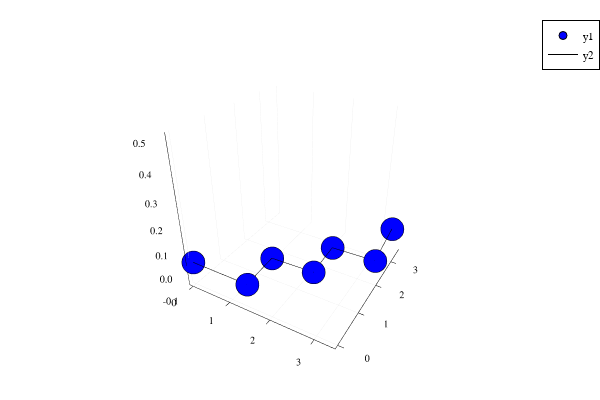

Notebook code cell kept with this figure:
### Code cell
Q = flatten(P)
plot(zlim=(-0.1,0.5))
plotChain!(Q,"blue")

### Figure 1 — Plotly figure (JSON) as saved in the notebook; plotly's stock layout.template omitted (floating-point values rounded to 4 significant figures)
{"data": [{"colorbar": {"title": {"text": ""}}, "legendgroup": "y1", "marker": {"color": "rgba(0, 0, 255, 1.000)", "line": {"color": "rgba(0, 0, 0, 1)", "width": 1}, "size": 8, "symbol": "circle"}, "mode": "markers", "name": "y1", "showlegend": true, "type": "scatter3d", "x": [0, 1.416, 1.379, 2.378, 2.341, 3.342, 3.241], "xaxis": "x", "y": [0, 0, 1.001, 1.038, 2.038, 2.073, 3.485], "yaxis": "y", "z": [0, 0, 0, 1.225e-16, -1.53e-19, 2.454e-16, -1.132e-16], "zmax": null, "zmin": null}, {"colorbar": {"title": {"text": ""}}, "legendgroup": "y2", "line": {"color": "rgba(0, 0, 0, 1)", "dash": "solid", "shape": "linear", "width": 1}, "mode": "lines", "name": "y2", "showlegend": true, "type": "scatter3d", "x": [0, 1.416, 1.379, 2.378, 2.341, 3.342, 3.241], "xaxis": "x", "y": [0, 0, 1.001, 1.038, 2.038, 2.073, 3.485], "yaxis": "y", "z": [0, 0, 0, 1.225e-16, -1.53e-19, 2.454e-16, -1.132e-16], "zmax": null, "zmin": null}], "layout": {"annotations": [], "height": 400, "legend": {"bgcolor": "rgba(255, 255, 255, 1.000)", "bordercolor": "rgba(0, 0, 0, 1)", "borderwidth": 1, "font": {"color": "rgba(0, 0, 0, 1)", "family": "sans-serif", "size": 11}, "tracegroupgap": 0, "traceorder": "normal", "x": 1, "xanchor": "auto", "y": 1, "yanchor": "auto"}, "margin": {"b": 20, "l": 0, "r": 0, "t": 20}, "paper_bgcolor": "rgba(255, 255, 255, 1.000)", "plot_bgcolor": "rgba(255, 255, 255, 1.000)", "scene": {"aspectmode": "auto", "aspectratio": {"x": 1, "y": 1, "z": 1}, "camera": {"eye": {"x": 1.126, "y": -1.95, "z": 1.3}}, "xaxis": {"anchor": "y1", "domain": [0.02138, 0.9934], "gridcolor": "rgba(0, 0, 0, 0.1)", "gridwidth": 0.5, "linecolor": "rgba(0, 0, 0, 1)", "mirror": false, "range": [-0.1003, 3.442], "showgrid": true, "showline": true, "showticklabels": true, "tickangle": 0, "tickcolor": "rgb(0, 0, 0)", "tickfont": {"color": "rgba(0, 0, 0, 1)", "family": "sans-serif", "size": 11}, "tickmode": "array", "ticks": "inside", "ticktext": ["0", "1", "2", "3"], "tickvals": [0, 1, 2, 3], "title": {"font": {"color": "rgba(0, 0, 0, 1)", "family": "sans-serif", "size": 15}, "text": ""}, "type": "linear", "visible": true, "zeroline": false, "zerolinecolor": "rgba(0, 0, 0, 1)"}, "yaxis": {"anchor": "x1", "domain": [0.03762, 0.9902], "gridcolor": "rgba(0, 0, 0, 0.1)", "gridwidth": 0.5, "linecolor": "rgba(0, 0, 0, 1)", "mirror": false, "range": [-0.1046, 3.59], "showgrid": true, "showline": true, "showticklabels": true, "tickangle": 0, "tickcolor": "rgb(0, 0, 0)", "tickfont": {"color": "rgba(0, 0, 0, 1)", "family": "sans-serif", "size": 11}, "tickmode": "array", "ticks": "inside", "ticktext": ["0", "1", "2", "3"], "tickvals": [0, 1, 2, 3], "title": {"font": {"color": "rgba(0, 0, 0, 1)", "family": "sans-serif", "size": 15}, "text": ""}, "type": "linear", "visible": true, "zeroline": false, "zerolinecolor": "rgba(0, 0, 0, 1)"}, "zaxis": {"gridcolor": "rgba(0, 0, 0, 0.1)", "gridwidth": 0.5, "linecolor": "rgba(0, 0, 0, 1)", "mirror": false, "range": [-0.1, 0.5], "showgrid": true, "showline": true, "showticklabels": true, "tickangle": 0, "tickcolor": "rgb(0, 0, 0)", "tickfont": {"color": "rgba(0, 0, 0, 1)", "family": "sans-serif", "size": 11}, "tickmode": "array", "ticks": "inside", "ticktext": ["-0.1", "0.0", "0.1", "0.2", "0.3", "0.4", "0.5"], "tickvals": [-0.1, 0, 0.1, 0.2, 0.3, 0.4, 0.5], "title": {"font": {"color": "rgba(0, 0, 0, 1)", "family": "sans-serif", "size": 15}, "text": ""}, "type": "linear", "visible": true, "zeroline": false, "zerolinecolor": "rgba(0, 0, 0, 1)"}}, "showlegend": true, "width": 600}}
